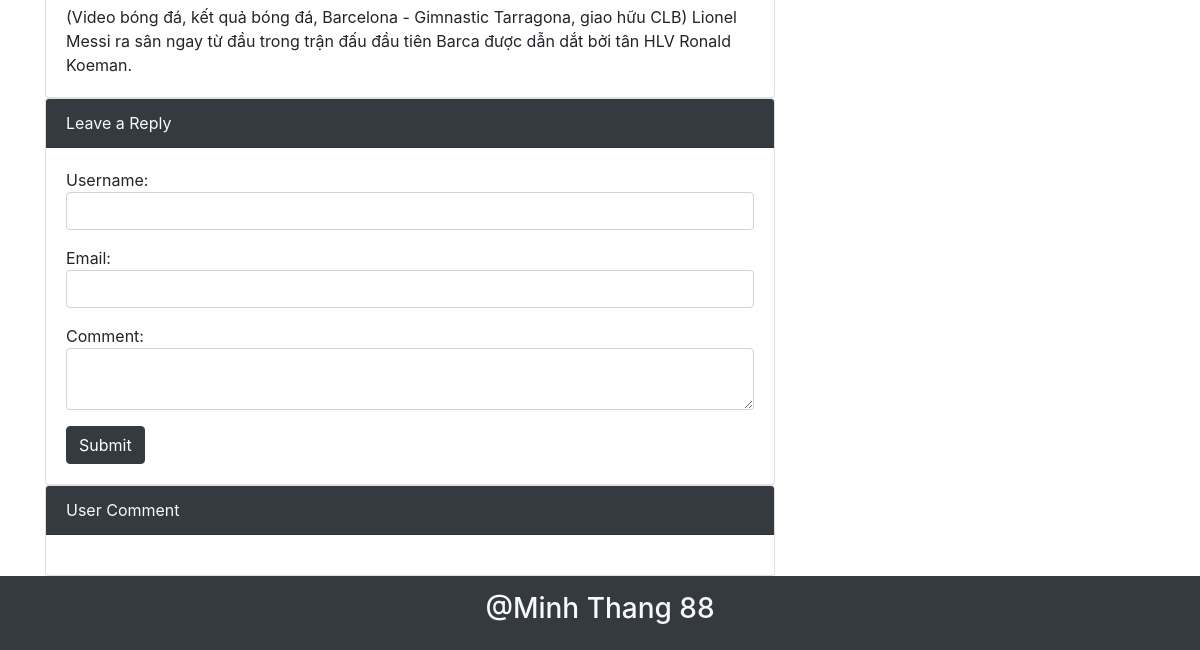
/blog/detail/2 (lower part), run on an earlier commit of the app's database.
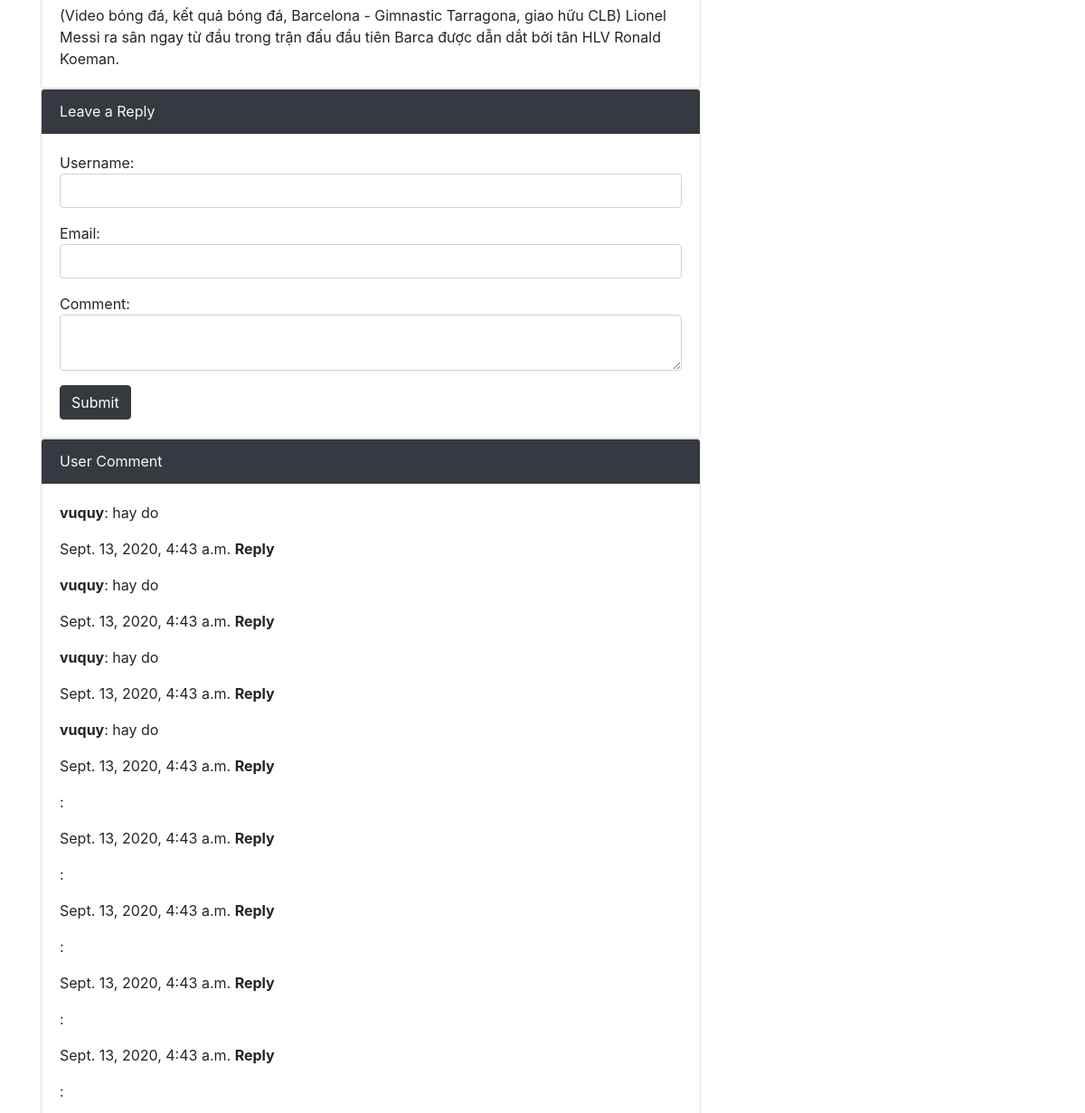
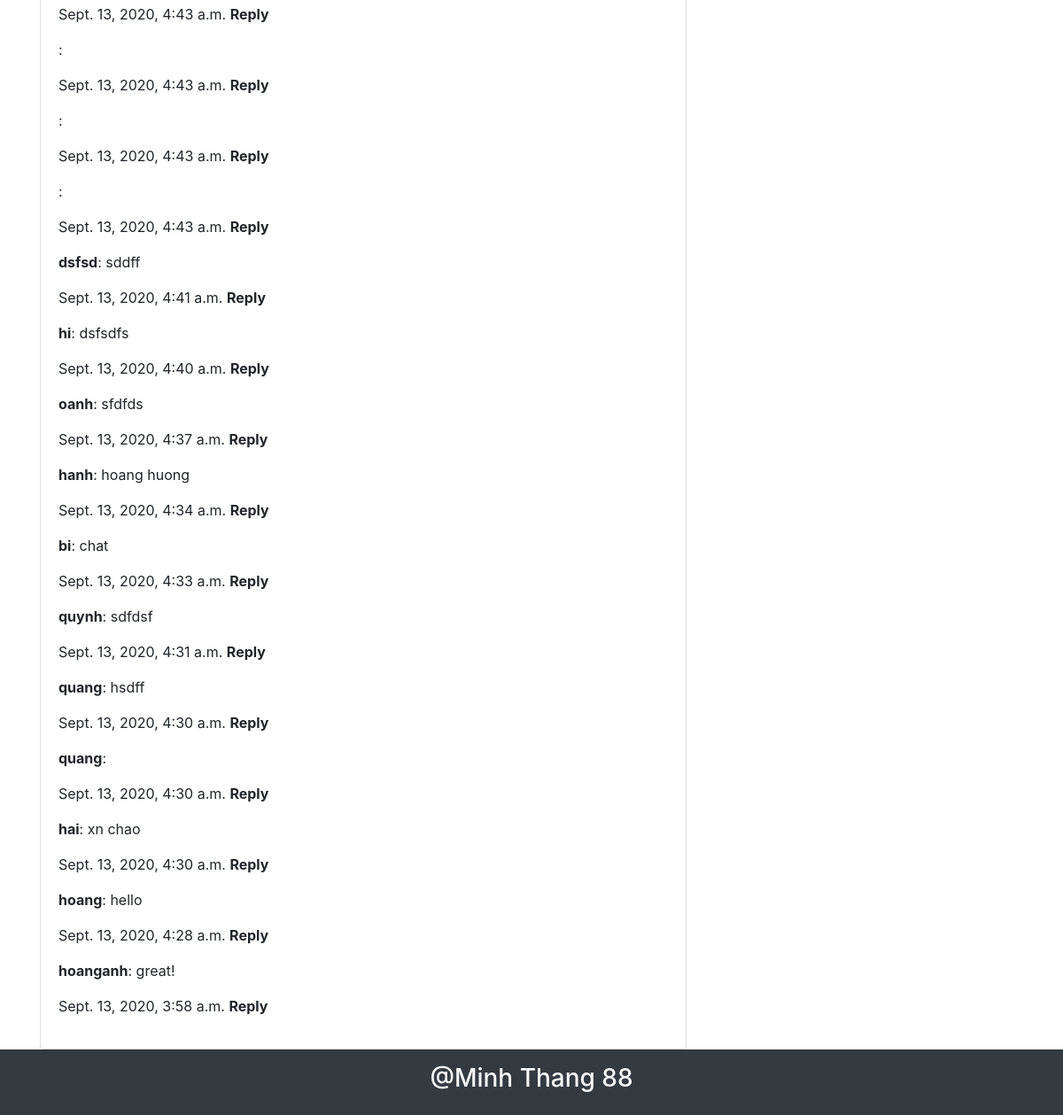
And on a later commit of the database (2 pictures, top to bottom).
### blog/models.py (models this page shows, shortened)
class Comment(models.Model):
	STATUS = (
		('active', 'active'),
		('inactive', 'inactive'),
		)
	post = models.ForeignKey(Post, on_delete = models.CASCADE)
	username = models.CharField(max_length = 255)
	email = models.EmailField()
	comment = models.TextField()
	created_at = models.DateTimeField(auto_now_add = True)
	status = models.CharField(max_length = 255, choices = STATUS, default = "inactive")

### blog/views.py (the view)
# urls.py: path('detail/<int:id>', views.detail, name = 'detail'),
def detail(request, id):
	post = Post.objects.get(id = id)
	comments = Comment.objects.filter(post=post, status="active").order_by('-created_at')
	return render(request, 'detail.html', {'post':post, 'comments':comments})

### blog/templates/detail.html (shortened to what this page needs)
{% extends 'base.html' %}
{% block content %}
<div class="card">
	<div class="card-body">
		<p class="card-text">{{post.body}}</p>
	</div>
</div>
<div class="card">
	<div class="card-header bg-dark text-light">Leave a Reply</div>
	<div class="card-body">
		<form action="" method="post" accept-charset="utf-8">
			<p>Username: <input type="text" id="cmt_user" class="form-control" required></p>
			<p>Email: <input type="email" id="cmt_email" class="form-control" required></p>
			<p>Comment: <textarea id="cmt_body" class="form-control" required></textarea></p>
			<button onclick="LeaveReply({{post.id}})" class="btn btn-dark">Submit</button>
		</form>
	</div>
</div>
<div class="card reload">
	<div class="card-header bg-dark text-light">User Comment</div>
	<div class="card-body">
		{% if comments %}
		{% for comment in comments %}
		<p><span class="font-weight-bold font-">{{comment.username}}</span>: {{comment.comment}}</p>
		<p>{{comment.created_at}} <span onclick="Reply()" class="font-weight-bold">Reply</span></p>
		{% endfor %}
		{% endif %}
	</div>
</div>
{% endblock %}

What changed in the data, as far as the page shows it:
added Comment: username "vuquy", comment "hay do", created_at "Sept. 13, 2020, 4:43 a.m."
added Comment: username "vuquy", comment "hay do", created_at "Sept. 13, 2020, 4:43 a.m."
added Comment: username "vuquy", comment "hay do", created_at "Sept. 13, 2020, 4:43 a.m."
added Comment: username "vuquy", comment "hay do", created_at "Sept. 13, 2020, 4:43 a.m."
added Comment: created_at "Sept. 13, 2020, 4:43 a.m."
added Comment: created_at "Sept. 13, 2020, 4:43 a.m."
added Comment: created_at "Sept. 13, 2020, 4:43 a.m."
added Comment: created_at "Sept. 13, 2020, 4:43 a.m."
added Comment: created_at "Sept. 13, 2020, 4:43 a.m."
added Comment: created_at "Sept. 13, 2020, 4:43 a.m."
added Comment: created_at "Sept. 13, 2020, 4:43 a.m."
added Comment: created_at "Sept. 13, 2020, 4:43 a.m."
added Comment: username "dsfsd", comment "sddff", created_at "Sept. 13, 2020, 4:41 a.m."
added Comment: username "hi", comment "dsfsdfs", created_at "Sept. 13, 2020, 4:40 a.m."
added Comment: username "oanh", comment "sfdfds", created_at "Sept. 13, 2020, 4:37 a.m."
added Comment: username "hanh", comment "hoang huong", created_at "Sept. 13, 2020, 4:34 a.m."
added Comment: username "bi", comment "chat", created_at "Sept. 13, 2020, 4:33 a.m."
added Comment: username "quynh", comment "sdfdsf", created_at "Sept. 13, 2020, 4:31 a.m."
added Comment: username "quang", comment "hsdff", created_at "Sept. 13, 2020, 4:30 a.m."
added Comment: username "quang", created_at "Sept. 13, 2020, 4:30 a.m."
added Comment: username "hai", comment "xn chao", created_at "Sept. 13, 2020, 4:30 a.m."
added Comment: username "hoang", comment "hello", created_at "Sept. 13, 2020, 4:28 a.m."
added Comment: username "hoanganh", comment "great!", created_at "Sept. 13, 2020, 3:58 a.m."
